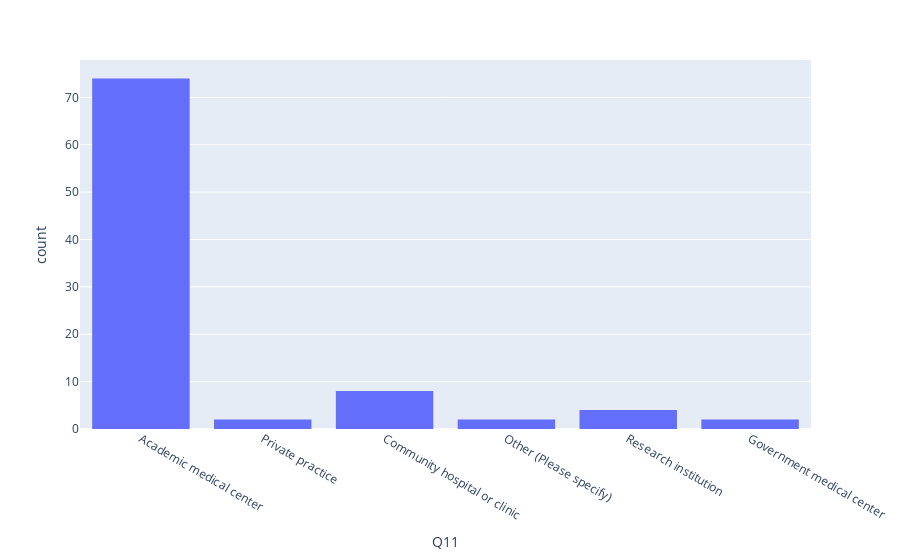

The notebook cell this image was saved under:
### Code cell
fig = px.histogram(data, x='Q11')
fig.show()

### Figure 1 — Plotly figure (JSON) as saved in the notebook; plotly's stock layout.template omitted (floating-point values rounded to 4 significant figures)
{"data": [{"alignmentgroup": "True", "bingroup": "x", "hovertemplate": "Q11=%{x}<br>count=%{y}<extra></extra>", "legendgroup": "", "marker": {"color": "#636efa", "pattern": {"shape": ""}}, "name": "", "offsetgroup": "", "orientation": "v", "showlegend": false, "type": "histogram", "x": ["Academic medical center", "Academic medical center", "Academic medical center", "Academic medical center", "Private practice", "Academic medical center", "Community hospital or clinic", "Academic medical center", "Academic medical center", "Academic medical center", "Academic medical center", "Academic medical center", "Academic medical center", "Academic medical center", "Academic medical center", "Community hospital or clinic", "Community hospital or clinic", "Academic medical center", "Academic medical center", "Private practice", "Academic medical center", "Academic medical center", "Academic medical center", "Academic medical center", "Academic medical center", "Other (Please specify)", "Academic medical center", "Research institution", "Academic medical center", "Academic medical center", "Academic medical center", "Academic medical center", "Government medical center", "Academic medical center", "Academic medical center", "Academic medical center", "Academic medical center", "Government medical center", "Academic medical center", "Academic medical center", "Academic medical center", "Academic medical center", "Academic medical center", "Academic medical center", "Academic medical center", "Academic medical center", "Academic medical center", "Academic medical center", "Academic medical center", "Academic medical center", "Research institution", "Academic medical center", "Academic medical center", "Academic medical center", "Academic medical center", "Community hospital or clinic", "Academic medical center", "Academic medical center", "Research institution", "Academic medical center", "Academic medical center", "Community hospital or clinic", "Community hospital or clinic", "Academic medical center", "Research institution", "Academic medical center", "Academic medical center", "Academic medical center", "Academic medical center", "Academic medical center", "Academic medical center", "Academic medical center", "Academic medical center", "Academic medical center", "Academic medical center", "Academic medical center", "Academic medical center", "Academic medical center", "Academic medical center", "Academic medical center", "Academic medical center", "Community hospital or clinic", "Academic medical center", "Academic medical center", "Academic medical center", "Academic medical center", "Academic medical center", "Community hospital or clinic", "Other (Please specify)", "Academic medical center", "Academic medical center", "Academic medical center"], "xaxis": "x", "yaxis": "y"}], "layout": {"autosize": true, "barmode": "relative", "legend": {"tracegroupgap": 0}, "margin": {"t": 60}, "xaxis": {"anchor": "y", "autorange": true, "domain": [0, 1], "range": [-0.5, 5.5], "title": {"text": "Q11"}, "type": "category"}, "yaxis": {"anchor": "x", "autorange": true, "domain": [0, 1], "range": [0, 77.89], "title": {"text": "count"}}}}
